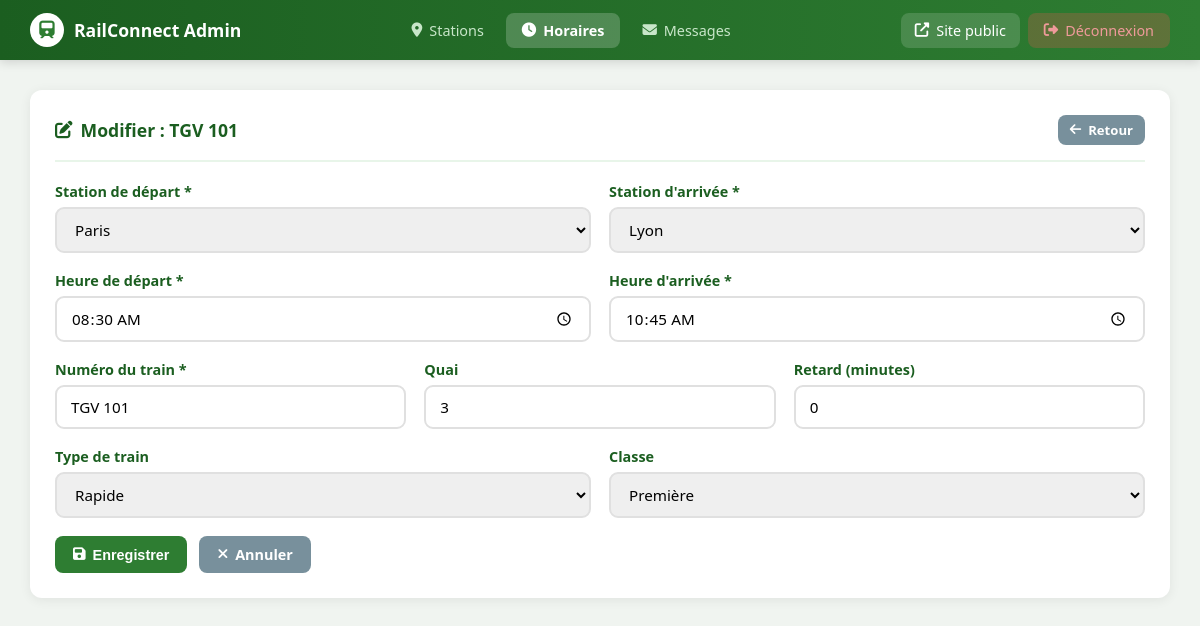
/admin/horaire_modifier.php?id=1 (signed in), run on the app's committed database.
### tables this page shows
CREATE TABLE IF NOT EXISTS horaires (
    id INT AUTO_INCREMENT PRIMARY KEY,
    station_depart VARCHAR(100) NOT NULL,
    station_arrivee VARCHAR(100) NOT NULL,
    heure_depart TIME NOT NULL,
    heure_arrivee TIME NOT NULL,
    numero_train VARCHAR(20) NOT NULL,
    quai INT,
    type_train ENUM('rapide','express','regional') DEFAULT 'express',
    classe ENUM('premiere','seconde') DEFAULT 'seconde',
    retard INT DEFAULT 0,
    created_at TIMESTAMP DEFAULT CURRENT_TIMESTAMP
);

### admin/horaire_modifier.php (the view, shortened to what this page needs)
<?php
require_once "config/db.php";
$id = (int) ($_GET['id'] ?? 0);
$stmt = $pdo->prepare("SELECT * FROM horaires WHERE id = :id");
$stmt->execute(['id' => $id]);
$horaire = $stmt->fetch();
$data   = $horaire;
$villes = $pdo->query("SELECT DISTINCT ville FROM stations ORDER BY ville")->fetchAll();
require_once "includes/header_admin.php";
?>
<div class="card">
    <div class="card-header">
        <h2><i class="fas fa-edit"></i> Modifier : <?= htmlspecialchars($horaire['numero_train']) ?></h2>
        <a href="horaires.php" class="btn btn-secondary btn-sm"><i class="fas fa-arrow-left"></i> Retour</a>
    </div>
    <form method="POST" action="horaire_modifier.php?id=<?= $id ?>">
        <div class="form-row cols-2">
            <div class="form-group">
                <label>Station de départ *</label>
                <select name="station_depart" required>
                    <?php foreach ($villes as $v): ?>
                    <option value="<?= htmlspecialchars($v['ville']) ?>" <?= $data['station_depart'] === $v['ville'] ? 'selected' : '' ?>>
                        <?= htmlspecialchars($v['ville']) ?>
                    </option>
                    <?php endforeach; ?>
                </select>
            </div>
            <div class="form-group">
                <label>Station d'arrivée *</label>
                <select name="station_arrivee" required>
                    <?php foreach ($villes as $v): ?>
                    <option value="<?= htmlspecialchars($v['ville']) ?>" <?= $data['station_arrivee'] === $v['ville'] ? 'selected' : '' ?>>
                        <?= htmlspecialchars($v['ville']) ?>
                    </option>
                    <?php endforeach; ?>
                </select>
            </div>
        </div>
        <div class="form-row cols-2">
            <div class="form-group">
                <label>Heure de départ *</label>
                <input type="time" name="heure_depart" value="<?= substr($data['heure_depart'], 0, 5) ?>" required>
            </div>
            <div class="form-group">
                <label>Heure d'arrivée *</label>
                <input type="time" name="heure_arrivee" value="<?= substr($data['heure_arrivee'], 0, 5) ?>" required>
            </div>
        </div>
        <div class="form-row cols-3">
            <div class="form-group">
                <label>Numéro du train *</label>
                <input type="text" name="numero_train" value="<?= htmlspecialchars($data['numero_train']) ?>" required>
            </div>
            <div class="form-group">
                <label>Quai</label>
                <input type="number" name="quai" value="<?= (int)$data['quai'] ?>" min="0" max="30">
            </div>
            <div class="form-group">
                <label>Retard (minutes)</label>
                <input type="number" name="retard" value="<?= (int)$data['retard'] ?>" min="0">
            </div>
        </div>
        <div class="form-row cols-2">
            <div class="form-group">
                <label>Type de train</label>
                <select name="type_train">
                    <?php foreach (['rapide', 'express', 'regional'] as $t): ?>
                    <option value="<?= $t ?>" <?= $data['type_train'] === $t ? 'selected' : '' ?>><?= ucfirst($t) ?></option>
                    <?php endforeach; ?>
                </select>
            </div>
            <div class="form-group">
                <label>Classe</label>
                <select name="classe">
                    <option value="premiere" <?= $data['classe'] === 'premiere' ? 'selected' : '' ?>>Première</option>
                </select>
            </div>
        </div>
        <div style="display:flex;gap:12px;">
            <button type="submit" class="btn btn-primary"><i class="fas fa-save"></i> Enregistrer</button>
            <a href="horaires.php" class="btn btn-secondary"><i class="fas fa-times"></i> Annuler</a>
        </div>
    </form>
</div>
</div></body></html>

### admin/includes/header_admin.php (style rules this page uses)
* { margin: 0; padding: 0; box-sizing: border-box; }
body { font-family: 'Segoe UI', sans-serif; background: #f0f4f0; color: #1b5e20; }
.card { background: white; border-radius: 12px; padding: 25px; box-shadow: 0 2px 12px rgba(0,0,0,0.07); margin-bottom: 25px; }
.card-header { display: flex; justify-content: space-between; align-items: center; margin-bottom: 20px; padding-bottom: 15px; border-bottom: 2px solid #e8f5e9; }
.card-header h2 { font-size: 1.1rem; color: #1b5e20; display: flex; align-items: center; gap: 8px; }
.form-row { display: grid; gap: 18px; margin-bottom: 18px; }
.form-row.cols-2 { grid-template-columns: 1fr 1fr; }
.form-row.cols-3 { grid-template-columns: 1fr 1fr 1fr; }
.form-group label { display: block; margin-bottom: 6px; font-weight: 600; color: #1b5e20; font-size: 0.9rem; }
.form-group input, .form-group select, .form-group textarea { width: 100%; padding: 10px 14px; border: 2px solid #e0e0e0; border-radius: 9px; font-size: 0.95rem; outline: none; font-family: inherit; }
.btn { display: inline-flex; align-items: center; gap: 7px; padding: 9px 18px; border-radius: 8px; font-weight: 600; font-size: 0.9rem; cursor: pointer; border: none; text-decoration: none; }
.btn-primary { background: #2e7d32; color: white; }
.btn-secondary { background: #78909c; color: white; }
.btn-sm { padding: 6px 12px; font-size: 0.82rem; }

### data on the page
horaires: numero_train "TGV 101", station_depart "Paris", station_arrivee "Lyon", heure_depart "08:30", heure_arrivee "10:45", quai "3", retard "0", type_train "Rapide", classe "Première"
